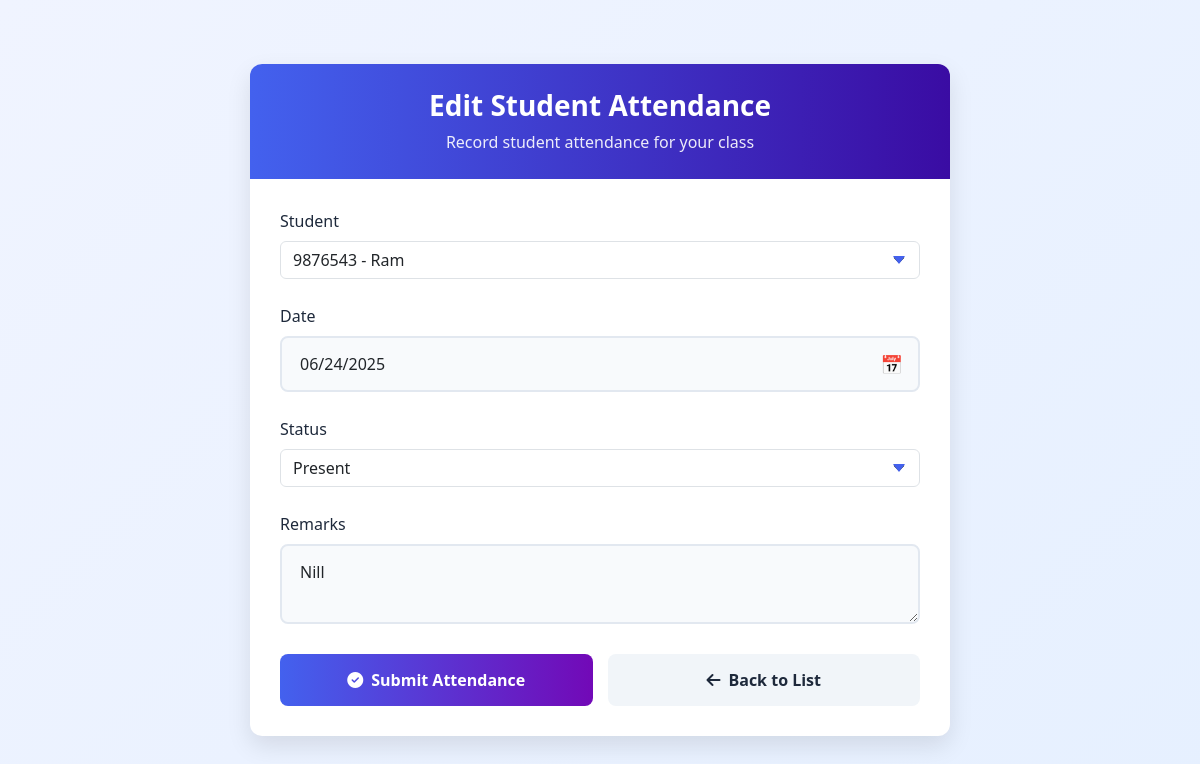
/attendance/student/edit/3/ (signed in), run on the app's committed database.
### attendance/models.py (models this page shows, shortened)
class StudentAttendance(models.Model):
    student = models.ForeignKey(Student, on_delete=models.CASCADE)
    date = models.DateField(default=timezone.now)
    status = models.CharField(max_length=10, choices=AttendanceType.choices, default=AttendanceType.PRESENT)
    remarks = models.TextField(blank=True)
    class Meta:
        unique_together = ('student', 'date')
        ordering = ['-date']

### attendance/views.py (the view)
# urls.py: path('student/edit/<int:pk>/', views.edit_student_attendance, name='edit_student_attendance'),
@login_required
def edit_student_attendance(request, pk):
    record = get_object_or_404(StudentAttendance, pk=pk)
    form = StudentAttendanceForm(request.POST or None, instance=record)
    if request.method == 'POST' and form.is_valid():
        form.save()
        messages.success(request, 'Student attendance updated successfully.')
        return redirect('student_attendance_list')
    return render(request, 'attendance/student_attendance_form.html', {'form': form, 'title': 'Edit Student Attendance'})

### attendance/forms.py
class StudentAttendanceForm(forms.ModelForm):
    class Meta:
        model = StudentAttendance
        fields = ['student', 'date', 'status', 'remarks']
        widgets = {
            'student': forms.Select(attrs={'class': 'form-select'}),
            'date': forms.DateInput(attrs={'class': 'form-control', 'type': 'date'}),
            'status': forms.Select(attrs={'class': 'form-select'}),
            'remarks': forms.Textarea(attrs={'class': 'form-control', 'rows': 2}),
        }

### students/models.py (called while the page is built)
    def __str__(self):
        return f"{self.admission_number} - {self.name}"

### templates/attendance/student_attendance_form.html (shortened to what this page needs)
{% load static %}
<!DOCTYPE html>
<html>
<head>
  <link rel="stylesheet" href="{% static 'css/bootstrap.min.css' %}">
  <link rel="stylesheet" href="https://cdnjs.cloudflare.com/ajax/libs/font-awesome/6.4.0/css/all.min.css">
</head>
<body>
  <div class="attendance-container">
    <div class="form-card">
      <div class="card-header">
        <h2>{{ title }}</h2>
        <p>Record student attendance for your class</p>
      </div>
      <div class="card-body">
        <form method="post">
          {% for field in form %}
          <div class="form-group">
            <label for="{{ field.id_for_label }}">{{ field.label }}</label>
            {% if field.field.widget.input_type == 'select' %}
            <div class="django-select-wrapper">
              {{ field }}
            </div>
            {% else %}
              {{ field }}
            {% endif %}
          </div>
          {% endfor %}
          <div class="btn-container">
            <button type="submit" class="btn btn-primary">
              <i class="fas fa-check-circle"></i> Submit Attendance
            </button>
            <a href="{% url 'student_attendance_list' %}" class="btn btn-secondary">
              <i class="fas fa-arrow-left"></i> Back to List
            </a>
          </div>
        </form>
      </div>
    </div>
  </div>
</body>
</html>

### templates/attendance/student_attendance_form.html (style rules this page uses)
:root { --primary-color: #4361ee; --secondary-color: #3a0ca3; --accent-color: #7209b7; --light-color: #f8fafc; --dark-color: #1e293b; --success-color: #4cc9f0; --error-color: #e53e3e; --border-radius: 12px; --box-shadow: 0 10px 25px rgba(0, 0, 0, 0.1); }
* { margin: 0; padding: 0; box-sizing: border-box; }
body { background: linear-gradient(135deg, #f0f4ff 0%, #e6f0ff 100%); font-family: 'Segoe UI', Tahoma, Geneva, Verdana, sans-serif; min-height: 100vh; padding: 30px 20px; display: flex; align-items: center; justify-content: center; }
.attendance-container { width: 100%; max-width: 700px; margin: 0 auto; }
.form-card { background: #ffffff; border-radius: var(--border-radius); box-shadow: var(--box-shadow); overflow: hidden; transition: transform 0.3s ease, box-shadow 0.3s ease; }
.card-header { background: linear-gradient(to right, var(--primary-color), var(--secondary-color)); color: white; padding: 25px 30px; text-align: center; }
.card-header h2 { font-weight: 600; margin: 0; font-size: 28px; }
.card-header p { opacity: 0.9; margin: 8px 0 0; font-size: 16px; }
.card-body { padding: 30px; }
.form-group { margin-bottom: 25px; position: relative; }
.form-group label { display: block; margin-bottom: 8px; font-weight: 500; color: var(--dark-color); font-size: 16px; }
.form-control { width: 100%; padding: 14px 18px; border: 2px solid #e2e8f0; border-radius: 8px; font-size: 16px; transition: all 0.3s; background-color: #f8fafc; }
.btn-container { display: flex; gap: 15px; margin-top: 30px; }
.btn { padding: 14px 28px; border-radius: 8px; font-size: 16px; font-weight: 600; cursor: pointer; transition: all 0.3s ease; border: none; flex: 1; display: flex; align-items: center; justify-content: center; gap: 8px; }
.btn-primary { background: linear-gradient(to right, var(--primary-color), var(--accent-color)); color: white; }
.btn-secondary { background: #f1f5f9; color: var(--dark-color); }
.form-group { animation: fadeIn 0.5s forwards; opacity: 0; }
.form-group:nth-child(2) { animation-delay: 0.2s; }
.form-group:nth-child(3) { animation-delay: 0.3s; }
.form-group:nth-child(4) { animation-delay: 0.4s; }
input[type="date"].form-control { position: relative; padding-right: 45px; }
input[type="date"].form-control::after { content: "📅"; position: absolute; right: 15px; top: 50%; transform: translateY(-50%); pointer-events: none; font-size: 18px; }
.django-select-wrapper { position: relative; }
.django-select-wrapper::after { content: ""; position: absolute; top: 50%; right: 15px; transform: translateY(-50%); width: 0; height: 0; border-left: 6px solid transparent; border-right: 6px solid transparent; border-top: 8px solid var(--primary-color); pointer-events: none; }

### data on the page
StudentAttendance: form "9876543 - Ram" "Present", form "06/24/2025" "Nill"

### other printed values
{{ title }} "Edit Student Attendance"
{{ field.label }} "Student" "Date" "Status" "Remarks"
